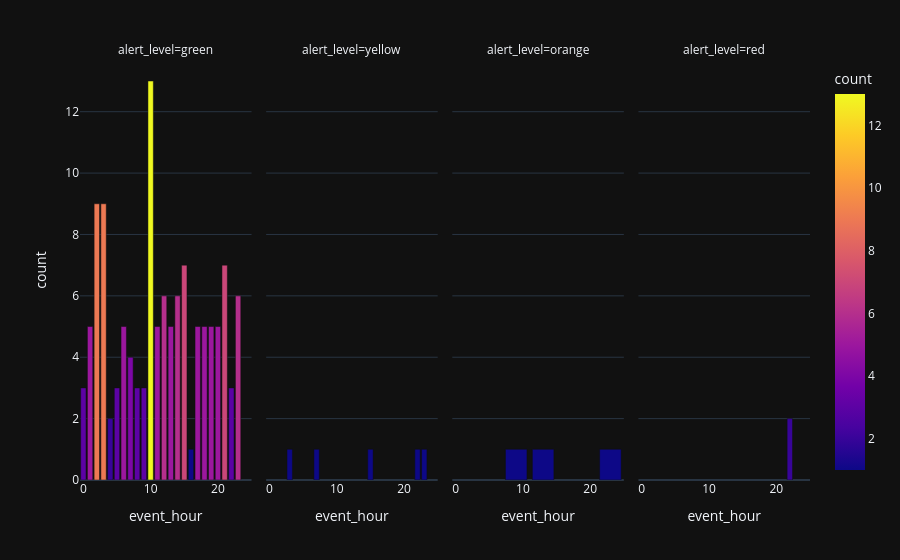

Notebook code for this chart:
### Code cell
fig_bar_alert=px.bar(
    alert_analysis,
    x='event_hour',
    y='count',
    facet_col="alert_level",
    barmode="group",
    template='plotly_dark',
    color='count'
)
fig_bar_alert.show()

### Figure 1 — Plotly figure (JSON) as saved in the notebook; plotly's stock layout.template omitted (floating-point values rounded to 4 significant figures)
{"data": [{"alignmentgroup": "True", "hovertemplate": "alert_level=green<br>event_hour=%{x}<br>count=%{marker.color}<extra></extra>", "legendgroup": "", "marker": {"color": [3, 5, 9, 9, 2, 3, 5, 4, 3, 3, 13, 5, 6, 5, 6, 7, 1, 5, 5, 5, 5, 7, 3, 6], "coloraxis": "coloraxis", "pattern": {"shape": ""}}, "name": "", "offsetgroup": "", "orientation": "v", "showlegend": false, "textposition": "auto", "type": "bar", "x": [0, 1, 2, 3, 4, 5, 6, 7, 8, 9, 10, 11, 12, 13, 14, 15, 16, 17, 18, 19, 20, 21, 22, 23], "xaxis": "x", "y": [3, 5, 9, 9, 2, 3, 5, 4, 3, 3, 13, 5, 6, 5, 6, 7, 1, 5, 5, 5, 5, 7, 3, 6], "yaxis": "y"}, {"alignmentgroup": "True", "hovertemplate": "alert_level=yellow<br>event_hour=%{x}<br>count=%{marker.color}<extra></extra>", "legendgroup": "", "marker": {"color": [1, 1, 1, 1, 1], "coloraxis": "coloraxis", "pattern": {"shape": ""}}, "name": "", "offsetgroup": "", "orientation": "v", "showlegend": false, "textposition": "auto", "type": "bar", "x": [3, 7, 15, 22, 23], "xaxis": "x2", "y": [1, 1, 1, 1, 1], "yaxis": "y2"}, {"alignmentgroup": "True", "hovertemplate": "alert_level=orange<br>event_hour=%{x}<br>count=%{marker.color}<extra></extra>", "legendgroup": "", "marker": {"color": [1, 1, 1], "coloraxis": "coloraxis", "pattern": {"shape": ""}}, "name": "", "offsetgroup": "", "orientation": "v", "showlegend": false, "textposition": "auto", "type": "bar", "x": [9, 13, 23], "xaxis": "x3", "y": [1, 1, 1], "yaxis": "y3"}, {"alignmentgroup": "True", "hovertemplate": "alert_level=red<br>event_hour=%{x}<br>count=%{marker.color}<extra></extra>", "legendgroup": "", "marker": {"color": [2], "coloraxis": "coloraxis", "pattern": {"shape": ""}}, "name": "", "offsetgroup": "", "orientation": "v", "showlegend": false, "textposition": "auto", "type": "bar", "x": [22], "xaxis": "x4", "y": [2], "yaxis": "y4"}], "layout": {"annotations": [{"font": {}, "showarrow": false, "text": "alert_level=green", "x": 0.1175, "xanchor": "center", "xref": "paper", "y": 1, "yanchor": "bottom", "yref": "paper"}, {"font": {}, "showarrow": false, "text": "alert_level=yellow", "x": 0.3725, "xanchor": "center", "xref": "paper", "y": 1, "yanchor": "bottom", "yref": "paper"}, {"font": {}, "showarrow": false, "text": "alert_level=orange", "x": 0.6275, "xanchor": "center", "xref": "paper", "y": 1, "yanchor": "bottom", "yref": "paper"}, {"font": {}, "showarrow": false, "text": "alert_level=red", "x": 0.8825, "xanchor": "center", "xref": "paper", "y": 1, "yanchor": "bottom", "yref": "paper"}], "barmode": "group", "coloraxis": {"colorbar": {"title": {"text": "count"}}, "colorscale": [[0, "#0d0887"], [0.1111, "#46039f"], [0.2222, "#7201a8"], [0.3333, "#9c179e"], [0.4444, "#bd3786"], [0.5556, "#d8576b"], [0.6667, "#ed7953"], [0.7778, "#fb9f3a"], [0.8889, "#fdca26"], [1, "#f0f921"]]}, "legend": {"tracegroupgap": 0}, "margin": {"t": 60}, "xaxis": {"anchor": "y", "domain": [0, 0.235], "title": {"text": "event_hour"}}, "xaxis2": {"anchor": "y2", "domain": [0.255, 0.49], "matches": "x", "title": {"text": "event_hour"}}, "xaxis3": {"anchor": "y3", "domain": [0.51, 0.745], "matches": "x", "title": {"text": "event_hour"}}, "xaxis4": {"anchor": "y4", "domain": [0.765, 1.0], "matches": "x", "title": {"text": "event_hour"}}, "yaxis": {"anchor": "x", "domain": [0, 1], "title": {"text": "count"}}, "yaxis2": {"anchor": "x2", "domain": [0, 1], "matches": "y", "showticklabels": false}, "yaxis3": {"anchor": "x3", "domain": [0, 1], "matches": "y", "showticklabels": false}, "yaxis4": {"anchor": "x4", "domain": [0, 1], "matches": "y", "showticklabels": false}}}
